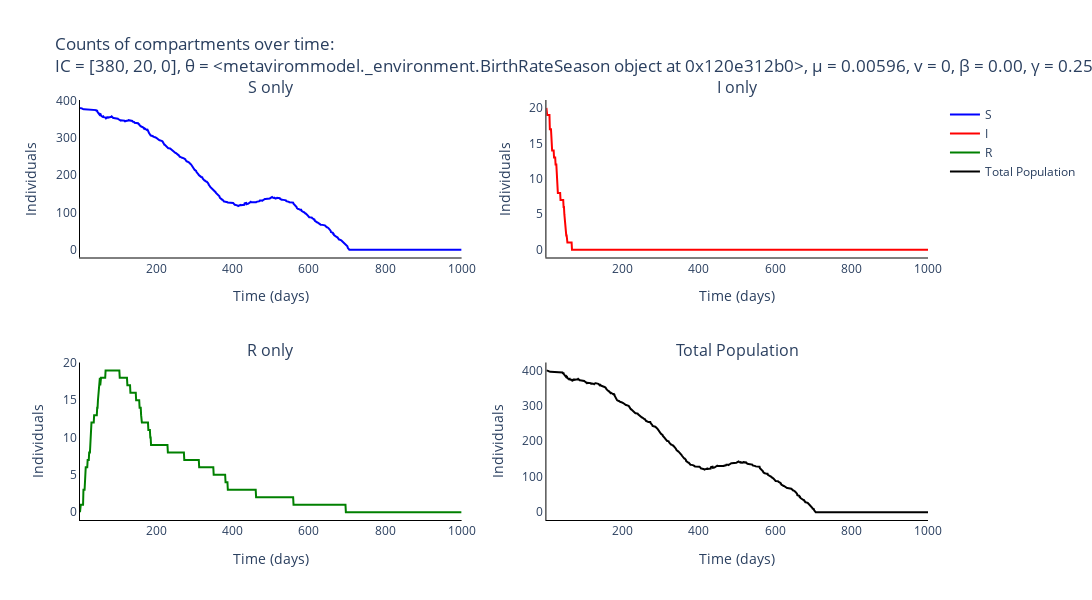

This figure's notebook cell:
### Markdown cell above
### Plot output of Gillespie for the different compartments

### Code cell
# Trace names - represent the type of individuals for the simulation
trace_name = ['{}'.format(s) for s in compartments]

# Names of panels
panels = ['{} only'.format(s) for s in compartments] + ['Total Population']

fig = go.Figure()
fig = make_subplots(rows=int(np.ceil(len(panels)/2)), cols=2, subplot_titles=tuple('{}'.format(p) for p in panels))

# Add traces to the separate counts panels
for s, spec in enumerate(compartments):
    fig.add_trace(
        go.Scatter(
            y=np.mean(output_algorithm[:, :, s], axis=0).tolist(),
            x=times,
            mode='lines',
            name=trace_name[s],
            line_color=colours[s]
        ),
        row= int(np.floor(s / 2)) + 1,
        col= s % 2 + 1
    )

fig.add_trace(
    go.Scatter(
        y=np.mean(np.sum(output_algorithm, axis=2), axis=0).tolist(),
        x=times,
        mode='lines',
        name='Total Population',
        line_color='black'
    ),
    row= 2,
    col= 2
)


# Add axis labels
fig.update_layout(
    title='Counts of compartments over time:<br>IC = {}, θ = {}, μ = {}, v = {}, β = {:.2f}, γ = {:.2f}'.format(parameters[0:3], parameters[3], parameters[4], parameters[5], parameters[6], parameters[7]),
    width=1100, 
    height=600,
    plot_bgcolor='white',
    xaxis=dict(
        linecolor='black',
        title = 'Time (days)'
        ),
    yaxis=dict(
        linecolor='black',
        title = 'Individuals'),
    xaxis2=dict(
        linecolor='black',
        title = 'Time (days)'
        ),
    yaxis2=dict(
        linecolor='black',
        title = 'Individuals'),
    xaxis3=dict(
        linecolor='black',
        title = 'Time (days)'
        ),
    yaxis3=dict(
        linecolor='black',
        title = 'Individuals'),
    xaxis4=dict(
        linecolor='black',
        title = 'Time (days)'
        ),
    yaxis4=dict(
        linecolor='black',
        title = 'Individuals')
    #legend=dict(
    #    orientation="h",
    #    yanchor="bottom",
    #    y=1.02,
    #    xanchor="right",
    #    x=1
    #)
    )

fig.write_image('images/SIR-gillespie-HPV.pdf')
fig.show()

### Figure 1 — Plotly figure (JSON) as saved in the notebook; plotly's stock layout.template omitted (floating-point values rounded to 4 significant figures; data arrays with more than 128 entries replaced by an {"elided": "..."} marker saying what was removed)
{"data": [{"line": {"color": "blue"}, "mode": "lines", "name": "S", "type": "scatter", "x": {"elided": "1000 int values"}, "xaxis": "x", "y": {"elided": "1000 int values"}, "yaxis": "y"}, {"line": {"color": "red"}, "mode": "lines", "name": "I", "type": "scatter", "x": {"elided": "1000 int values"}, "xaxis": "x2", "y": {"elided": "1000 int values"}, "yaxis": "y2"}, {"line": {"color": "green"}, "mode": "lines", "name": "R", "type": "scatter", "x": {"elided": "1000 int values"}, "xaxis": "x3", "y": {"elided": "1000 int values"}, "yaxis": "y3"}, {"line": {"color": "black"}, "mode": "lines", "name": "Total Population", "type": "scatter", "x": {"elided": "1000 int values"}, "xaxis": "x4", "y": {"elided": "1000 int values"}, "yaxis": "y4"}], "layout": {"annotations": [{"font": {"size": 16}, "showarrow": false, "text": "S only", "x": 0.225, "xanchor": "center", "xref": "paper", "y": 1, "yanchor": "bottom", "yref": "paper"}, {"font": {"size": 16}, "showarrow": false, "text": "I only", "x": 0.775, "xanchor": "center", "xref": "paper", "y": 1, "yanchor": "bottom", "yref": "paper"}, {"font": {"size": 16}, "showarrow": false, "text": "R only", "x": 0.225, "xanchor": "center", "xref": "paper", "y": 0.375, "yanchor": "bottom", "yref": "paper"}, {"font": {"size": 16}, "showarrow": false, "text": "Total Population", "x": 0.775, "xanchor": "center", "xref": "paper", "y": 0.375, "yanchor": "bottom", "yref": "paper"}], "height": 600, "plot_bgcolor": "white", "title": {"text": "Counts of compartments over time:<br>IC = [380, 20, 0], θ = <metavirommodel._environment.BirthRateSeason object at 0x120e312b0>, μ = 0.00596, v = 0, β = 0.00, γ = 0.25"}, "width": 1100, "xaxis": {"anchor": "y", "domain": [0, 0.45], "linecolor": "black", "title": {"text": "Time (days)"}}, "xaxis2": {"anchor": "y2", "domain": [0.55, 1], "linecolor": "black", "title": {"text": "Time (days)"}}, "xaxis3": {"anchor": "y3", "domain": [0, 0.45], "linecolor": "black", "title": {"text": "Time (days)"}}, "xaxis4": {"anchor": "y4", "domain": [0.55, 1], "linecolor": "black", "title": {"text": "Time (days)"}}, "yaxis": {"anchor": "x", "domain": [0.625, 1], "linecolor": "black", "title": {"text": "Individuals"}}, "yaxis2": {"anchor": "x2", "domain": [0.625, 1], "linecolor": "black", "title": {"text": "Individuals"}}, "yaxis3": {"anchor": "x3", "domain": [0, 0.375], "linecolor": "black", "title": {"text": "Individuals"}}, "yaxis4": {"anchor": "x4", "domain": [0, 0.375], "linecolor": "black", "title": {"text": "Individuals"}}}}
